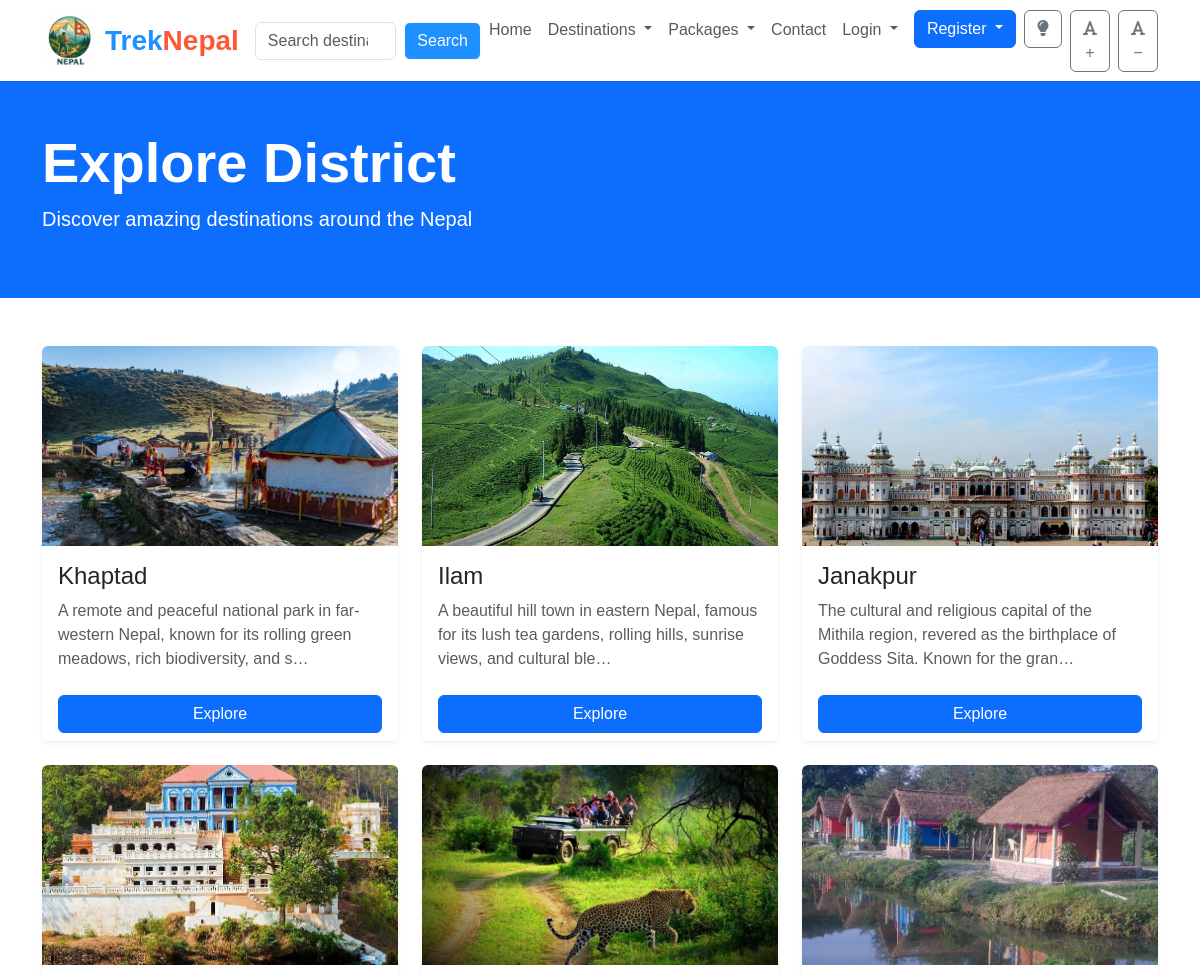
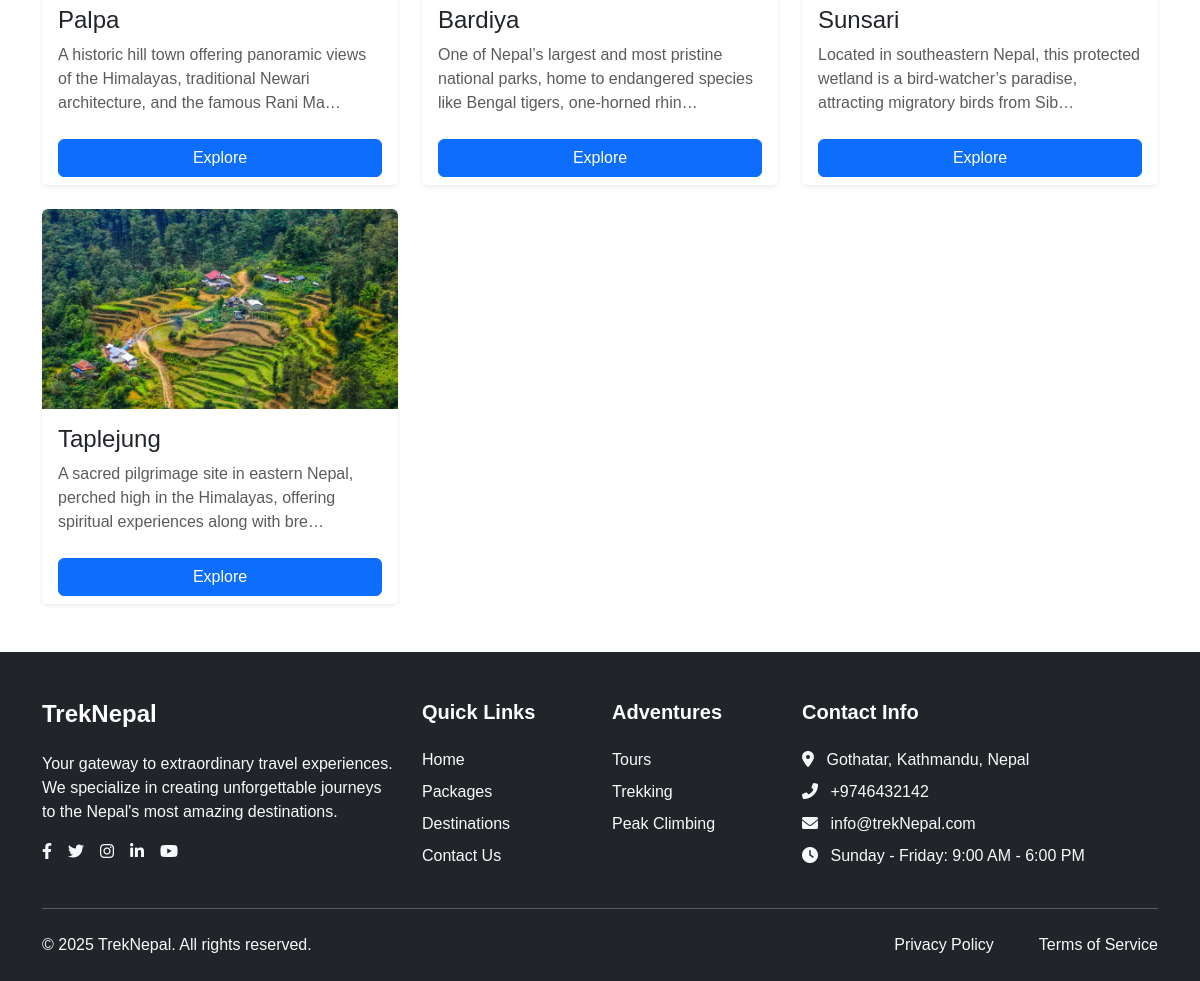
The page /countries/ on the database as committed earlier (2 pictures, top to bottom).
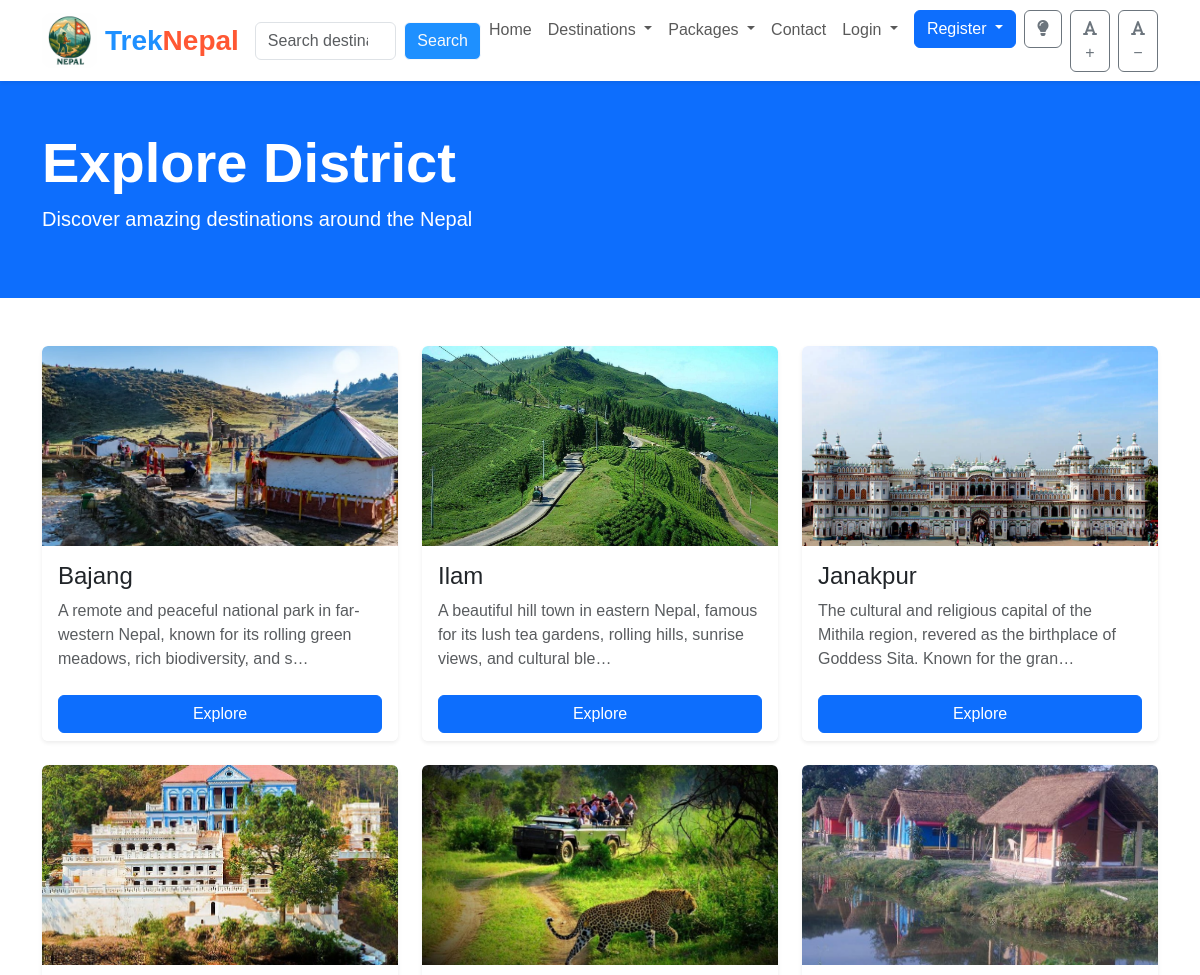
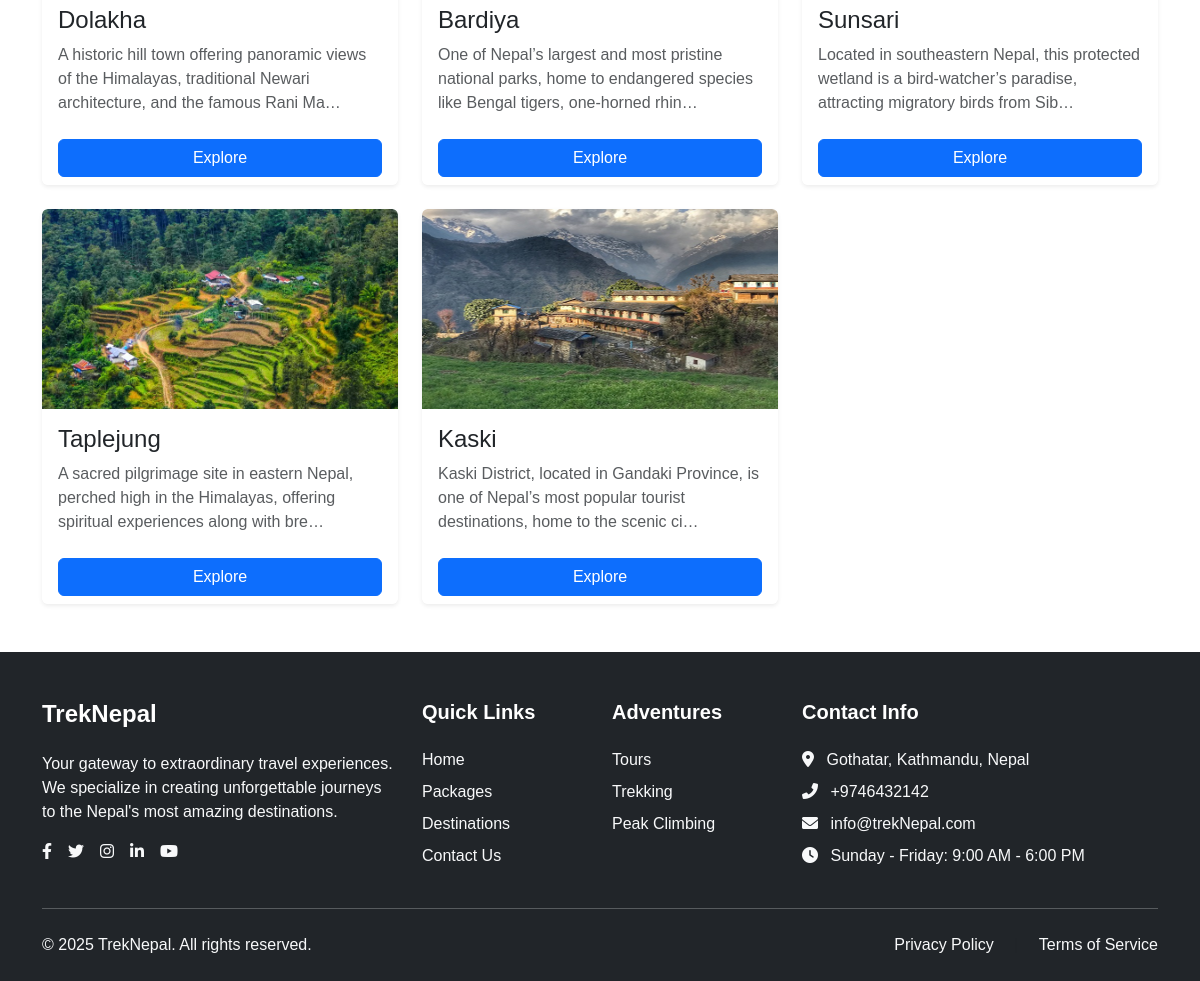
The same page on the database as committed later (2 pictures, top to bottom).
### app/models.py (models this page shows, shortened)
class Country(models.Model):
    name = models.CharField(max_length=255)
    image = models.ImageField(upload_to='country_images/')
    description = models.TextField()
    def get_absolute_url(self):
        return reverse('explore_country_detail', args=[str(self.id)])

### app/views.py (the view)
# urls.py: path('countries/', views.explore_countries, name='explore_countries'),
def explore_countries(request):
    countries = Country.objects.all()
    return render(request, 'explore_countries.html', {'countries': countries})

### app/context_processors.py (called while the page is built)
def countries_context(request):
    return {
        'countries': Country.objects.all()
    }

### app/templates/explore_countries.html (shortened to what this page needs)
{% extends 'base.html' %}
{% block content %}
<div class="bg-primary text-white py-5">
    <div class="container">
        <h1 class="display-4 fw-bold" data-aos="fade-up">Explore District</h1>
        <p class="lead" data-aos="fade-up" data-aos-delay="100">Discover amazing destinations around the Nepal</p>
    </div>
</div>
<section class="py-5">
    <div class="container">
        <div class="row g-4">
            {% for country in countries %}
            <div class="col-md-6 col-lg-4" data-aos="fade-up" data-aos-delay="{{ forloop.counter|add:'100' }}">
                <div class="card h-100 shadow-sm">
                    {% if country.image %}
                    <img src="{{ country.image.url }}" class="card-img-top" alt="{{ country.name }}" style="height: 200px; object-fit: cover;">
                    {% else %}
                    <img src="/static/img/placeholder.jpg" class="card-img-top" alt="{{ country.name }}" style="height: 200px; object-fit: cover;">
                    {% endif %}
                    <div class="card-body">
                        <h4 class="card-title">{{ country.name }}</h4>
                        <p class="card-text text-muted">{{ country.description|truncatechars:120 }}</p>
                    </div>
                    <div class="card-footer bg-white border-0">
                        <a href="{% url 'explore_country_detail' country.id %}" class="btn btn-primary w-100">Explore</a>
                    </div>
                </div>
            </div>
            {% empty %}
            <div class="col-12 text-center">
                <p>No countries available at the moment.</p>
            </div>
            {% endfor %}
        </div>
    </div>
</section>
{% endblock %}

### app/templates/base.html (shortened to what this page needs)
<!DOCTYPE html>
<html lang="en">
<head>
    <link href="https://cdn.jsdelivr.net/npm/bootstrap@5.3.0/dist/css/bootstrap.min.css" rel="stylesheet">
    <link rel="stylesheet" href="https://cdnjs.cloudflare.com/ajax/libs/font-awesome/6.0.0/css/all.min.css">
    <link rel="stylesheet" href="https://cdnjs.cloudflare.com/ajax/libs/OwlCarousel2/2.3.4/assets/owl.carousel.min.css">
    <link rel="stylesheet" href="https://cdnjs.cloudflare.com/ajax/libs/OwlCarousel2/2.3.4/assets/owl.theme.default.min.css">
    <link rel="stylesheet" href="https://cdnjs.cloudflare.com/ajax/libs/aos/2.3.4/aos.css">
    <link rel="stylesheet" href="/static/css/style.css">
</head>
<body>
    <header class="sticky-top">
        <nav class="navbar navbar-expand-lg navbar-light bg-white shadow-sm">
            <div class="container">
              <a class="navbar-brand d-flex align-items-center" href="{% url 'home' %}">
                <img src="/static/img/image.png" alt="" height="55" class="me-2" style="border-radius: 10px;">
                <span class="fw-bold fs-3" style="font-family: 'Poppins', sans-serif; color: #1e90ff;">
                    Trek<span style="color: #ff5733;">Nepal</span>
                </span>
            </a>
                <div class="collapse navbar-collapse" id="navbarNav">
                  <form method="get" action="{% url 'search_view' %}" class="d-flex">
                    <input class="form-control me-2" type="search" name="q" placeholder="Search destinations..." value="{{ request.GET.q }}">
                    <button class="btn btn-outline-light" type="submit" style="background-color: #1e90ff;">Search</button>
                </form>
                    <ul class="navbar-nav ms-auto">
                        <li class="nav-item">
                            <a class="nav-link" href="{% url 'home' %}">Home</a>
                        </li>
                        <li class="nav-item dropdown">
                            <a class="nav-link dropdown-toggle scrollable-dropdown" href="#" id="destinationsDropdown" role="button" data-bs-toggle="dropdown" aria-expanded="false">
                                Destinations
                            </a>
                        </li>
                        <li class="nav-item dropdown">
                            <a class="nav-link dropdown-toggle" href="#" id="packagesDropdown" role="button" data-bs-toggle="dropdown" aria-expanded="false">
                                Packages
                            </a>
                        </li>
                        <li class="nav-item">
                            <a class="nav-link" href="{% url 'contact_us' %}">Contact</a>
                        </li>
                        {% if user.is_authenticated %}
                        <li class="nav-item dropdown">
                            <a class="nav-link dropdown-toggle" href="#" id="userDropdown" role="button" data-bs-toggle="dropdown" aria-expanded="false">
                                <i class="fas fa-user-circle me-1"></i>{{ user.username }}
                            </a>
                            <ul class="dropdown-menu" aria-labelledby="userDropdown">
                                <li><a class="dropdown-item" href="{% url 'my_bookings' %}">My Bookings</a></li>
                                <li><a class="dropdown-item" href="#">Profile</a></li>
                                <li><hr class="dropdown-divider"></li>
                                <li><a class="dropdown-item" href="{% url 'logout' %}">Logout</a></li>
                            </ul>
                        </li>
                        {% else %}
                        <li class="nav-item dropdown">
                            <a class="nav-link dropdown-toggle" href="#" id="loginDropdown" role="button" data-bs-toggle="dropdown" aria-expanded="false">
                                Login
                            </a>
                        </li>
                        <li class="nav-item dropdown">
                            <a class="btn btn-primary ms-2 dropdown-toggle" href="#" id="registerDropdown" role="button" data-bs-toggle="dropdown" aria-expanded="false">
                                Register
                            </a>
                        </li>
                        {% endif %}
                    <li class="nav-item">
                        <button id="theme-toggle" class="btn btn-outline-secondary ms-2">
                            <i id="theme-icon" class="fas fa-lightbulb"></i>
                        </button>
                    </li>
                    <li class="nav-item">
                        <button id="increase-text" class="btn btn-outline-secondary ms-2">
                            <i class="fas fa-font"></i>+
                        </button>
                    </li>
                    <li class="nav-item">
                        <button id="decrease-text" class="btn btn-outline-secondary ms-2">
                            <i class="fas fa-font"></i>−
                        </button>
                    </li>
                    </ul>
                </div>
            </div>
        </nav>
    </header>
    <main>
        {% block content %}{% endblock %}
    </main>
<footer class="bg-dark text-white pt-5 pb-4">
    <div class="container">
        <div class="row g-4">
            <div class="col-lg-4">
                <h4 class="mb-4 fw-bold text-white">TrekNepal</h4>
                <p class="text-light">Your gateway to extraordinary travel experiences. We specialize in creating unforgettable journeys to the Nepal's most amazing destinations.</p>
                <div class="d-flex gap-3 mt-3">
                    <a href="#" class="text-light"><i class="fab fa-facebook-f"></i></a>
                    <a href="#" class="text-light"><i class="fab fa-twitter"></i></a>
                    <a href="#" class="text-light"><i class="fab fa-instagram"></i></a>
                    <a href="#" class="text-light"><i class="fab fa-linkedin-in"></i></a>
                    <a href="#" class="text-light"><i class="fab fa-youtube"></i></a>
                </div>
            </div>
            <div class="col-lg-2 col-md-4">
                <h5 class="mb-4 fw-bold text-white">Quick Links</h5>
                <ul class="list-unstyled">
                    <li class="mb-2"><a href="{% url 'home' %}" class="text-light text-decoration-none">Home</a></li>
                    <li class="mb-2"><a href="{% url 'package_list' %}" class="text-light text-decoration-none">Packages</a></li>
                    <li class="mb-2"><a href="{% url 'explore_countries' %}" class="text-light text-decoration-none">Destinations</a></li>
                    <li class="mb-2"><a href="{% url 'contact_us' %}" class="text-light text-decoration-none">Contact Us</a></li>
                </ul>
            </div>
            <div class="col-lg-2 col-md-4">
                <h5 class="mb-4 fw-bold text-white">Adventures</h5>
                <ul class="list-unstyled">
                    <li class="mb-2"><a href="{% url 'tour_list' %}" class="text-light text-decoration-none">Tours</a></li>
                    <li class="mb-2"><a href="{% url 'trekking_list' %}" class="text-light text-decoration-none">Trekking</a></li>
                    <li class="mb-2"><a href="{% url 'peak_climbing_list' %}" class="text-light text-decoration-none">Peak Climbing</a></li>
                </ul>
            </div>
            <div class="col-lg-4 col-md-4">
                <h5 class="mb-4 fw-bold text-white">Contact Info</h5>
                <ul class="list-unstyled text-light">
                    <li class="mb-2"><i class="fas fa-map-marker-alt me-2"></i> Gothatar, Kathmandu, Nepal</li>
                    <li class="mb-2"><i class="fas fa-phone-alt me-2"></i> +9746432142</li>
                    <li class="mb-2"><i class="fas fa-envelope me-2"></i> info@trekNepal.com</li>
                    <li class="mb-2"><i class="fas fa-clock me-2"></i> Sunday - Friday: 9:00 AM - 6:00 PM</li>
                </ul>
            </div>
        </div>
        <hr class="my-4 border-light">
        <div class="row">
            <div class="col-md-6 text-center text-md-start">
                <p class="mb-0 text-light">&copy; 2025 TrekNepal. All rights reserved.</p>
            </div>
            <div class="col-md-6 text-center text-md-end">
                <ul class="list-inline mb-0">
                    <li class="list-inline-item"><a href="#" class="text-light text-decoration-none">Privacy Policy</a></li>
                    <li class="list-inline-item"><span class="text-muted mx-2">|</span></li>
                    <li class="list-inline-item"><a href="#" class="text-light text-decoration-none">Terms of Service</a></li>
                </ul>
            </div>
        </div>
    </div>
</footer>
</body>
</html>

### app/static/css/style.css (style rules this page uses)
body { font-family: 'Poppins', sans-serif; color: #333; }
.card { transition: transform 0.3s ease, box-shadow 0.3s ease; border: none; overflow: hidden; }

Rows that differ between the two databases and show on the page:
changed Country: name "Khaptad" → "Bajang"
changed Country: name "Palpa" → "Dolakha"
added Country: image (picture), name "Kaski", description "Kaski District, located in Gandaki Province, is one of Nepal’s most popular tourist destinations, home to the scenic ci…"
